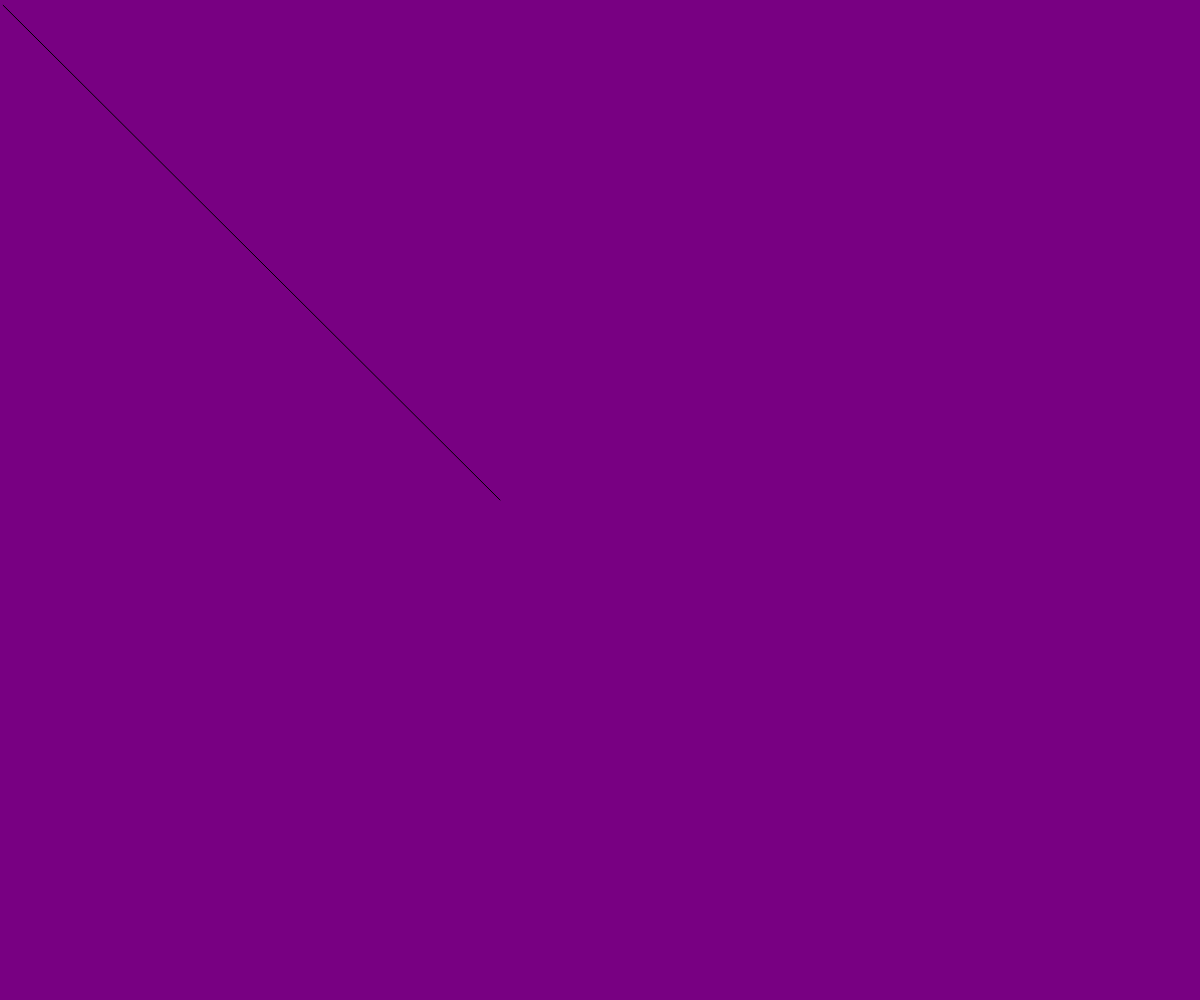
Frame 1 (no input)
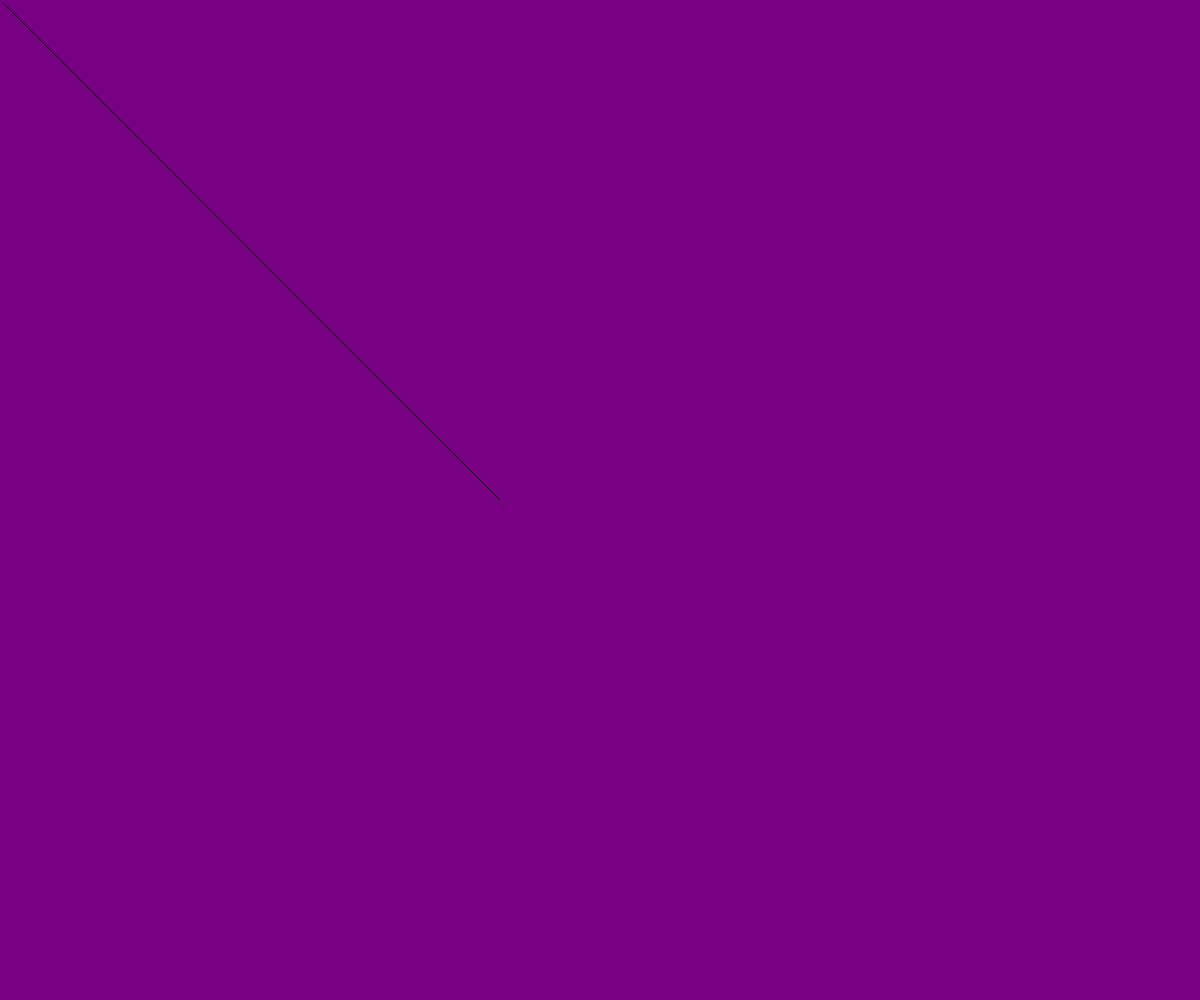
Frame 60 (no input)
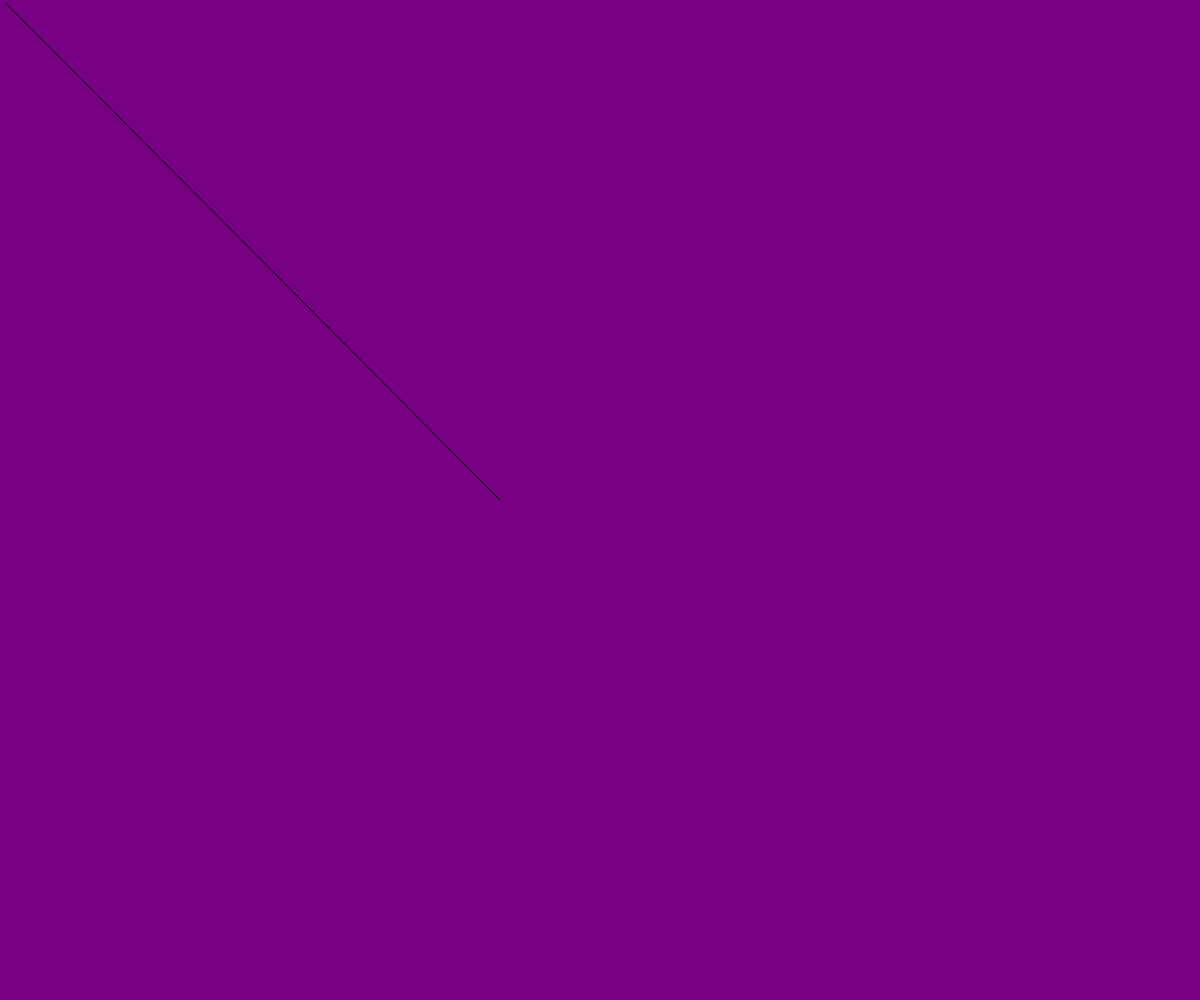
Frame 120 (the mouse pressed at the canvas centre since frame 60)

The p5.js sketch that drew these frames (run headless with seeded random() and noise() and a simulated clock; from frame 60 on, the mouse is pressed at the canvas centre):

// p5.js sketch
// ── sketch.js
let point;
let xoff1 = 0.0;
let xoff2 = 0.0;


function preload() {

}

function setup() {
  createCanvas(windowWidth, windowHeight);

  xoff1 = random(0,1);
  xoff2 = random(0,1);

}

function draw() {


  background(120,0,130);

  x = noise(xoff1)*10;
  y = noise(xoff2)*10;
  console.log(x);
  line(500,500,x,y);


  xoff1 = xoff1 + 0.01;
  xoff2 = xoff2 + 0.01;





}
